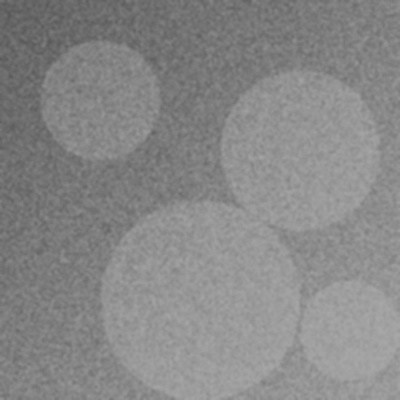
#> input picture demo_images/badquality.jpg, 400 x 400 px
$ python histogram_equalization.py
#> lines starting #> are read from the running program, lines starting #| are printed output that depends on the picture
import cv2 as cv
import numpy as np
import matplotlib.pyplot as plt
import os

def histogram_equal():
    # تحديد مسار الصورة وقراءتها بتدرج الرمادي
    root = os.getcwd()
    image_path = os.path.join(root, 'demo_images', 'badquality.jpg')
    image = cv.imread(image_path, 0)  # 0 تعني قراءة الصورة كـ Grayscale
#> image is the input picture: shape (400, 400); min 86, max 169, mean 135.7

    if image is None:
        print(f"[ERROR] Could not load image from: {image_path}")
        print("Please place a 'badquality.jpg' image inside the 'demo_images' folder.")
        return

    # ==========================================
    # 1. الصورة الأصلية (Original Image)
    # ==========================================
    hist = cv.calcHist([image], [0], None, [256], [0, 256])
#> hist = 256 values, max 4166 at index 153, min 0 at index 0, mean 625
    cdf = hist.cumsum()                                    # حساب الدالة التراكمية
#> cdf = 256 values from 0 to 160000
    cdf_norm = cdf * float(hist.max()) / cdf.max()        # تطبيع الدالة لتتناسب مع الرسم
#> cdf_norm = 256 values from 0 to 4166

    fig = plt.figure(figsize=(14, 7))
    fig.suptitle('Histogram Equalization Comparison', fontsize=14, fontweight='bold')

    # عرض الصورة الأصلية
    ax1 = plt.subplot(2, 3, 1)
    ax1.imshow(image, cmap='gray')
    ax1.set_title('Original Image')
    ax1.axis('off')

    # عرض المدرج التكراري للصورة الأصلية
    ax4 = plt.subplot(2, 3, 4)
    ax4.plot(hist, color='black', label='Histogram')
    ax4.plot(cdf_norm, color='blue', label='CDF')
    ax4.set_title('Original Histogram')
    ax4.set_xlabel('Pixel Intensity')
    ax4.set_ylabel('Number of Pixels')
    ax4.legend()
    ax4.set_xlim([0, 256])

    # ==========================================
    # 2. التسوية العادية (Global Histogram Equalization)
    # ==========================================
    equalize_image = cv.equalizeHist(image)
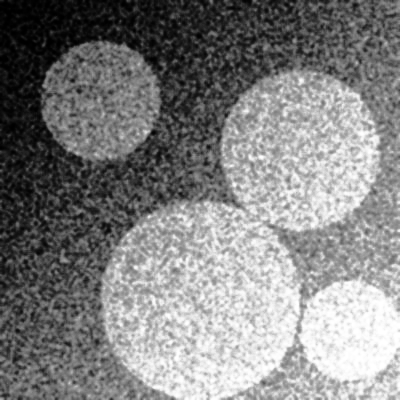
#> equalize_image: shape (400, 400); min 0, max 255, mean 129.7

    eq_hist = cv.calcHist([equalize_image], [0], None, [256], [0, 256])
#> eq_hist = 256 values, max 4166 at index 213, min 0 at index 5, mean 625
    eq_cdf = eq_hist.cumsum()
#> eq_cdf = 256 values from 292 to 160000
    eq_cdf_norm = eq_cdf * float(eq_hist.max()) / eq_cdf.max()
#> eq_cdf_norm = 256 values from 7.6 to 4166

    # عرض الصورة بعد التسوية العادية
    ax2 = plt.subplot(2, 3, 2)
    ax2.imshow(equalize_image, cmap='gray')
    ax2.set_title('Global Equalization')
    ax2.axis('off')

    # عرض المدرج التكراري بعد التسوية العادية
    ax5 = plt.subplot(2, 3, 5)
    ax5.plot(eq_hist, color='black', label='Histogram')
    ax5.plot(eq_cdf_norm, color='blue', label='CDF')
    ax5.set_title('Equalized Histogram')
    ax5.set_xlabel('Pixel Intensity')
    ax5.set_ylabel('Number of Pixels')
    ax5.legend()
    ax5.set_xlim([0, 256])

    # ==========================================
    # 3. التسوية التكيفية (CLAHE)
    # ==========================================
    # إنشاء كائن CLAHE بحد أقصى 5 للتباين، وشبكة 8x8
    clahe_obj = cv.createCLAHE(clipLimit=5.0, tileGridSize=(8, 8))
    clahe_image = clahe_obj.apply(image)
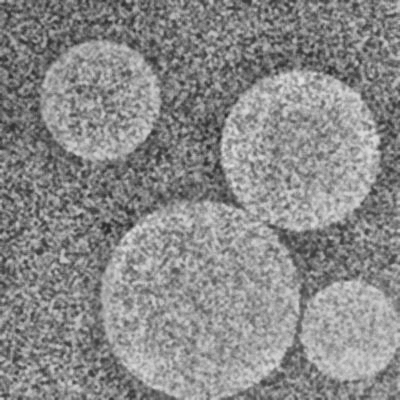
#> clahe_image: shape (400, 400); min 41, max 226, mean 137.6

    clahe_hist = cv.calcHist([clahe_image], [0], None, [256], [0, 256])
#> clahe_hist = 256 values, max 1783 at index 146, min 0 at index 0, mean 625
    clahe_cdf = clahe_hist.cumsum()
#> clahe_cdf = 256 values from 0 to 160000
    clahe_cdf_norm = clahe_cdf * float(clahe_hist.max()) / clahe_cdf.max()
#> clahe_cdf_norm = 256 values from 0 to 1783

    # عرض صورة CLAHE
    ax3 = plt.subplot(2, 3, 3)
    ax3.imshow(clahe_image, cmap='gray')
    ax3.set_title('CLAHE')
    ax3.axis('off')

    # عرض المدرج التكراري لـ CLAHE
    ax6 = plt.subplot(2, 3, 6)
    ax6.plot(clahe_hist, color='black', label='Histogram')
    ax6.plot(clahe_cdf_norm, color='blue', label='CDF')
    ax6.set_title('CLAHE Histogram')
    ax6.set_xlabel('Pixel Intensity')
    ax6.set_ylabel('Number of Pixels')
    ax6.legend()
    ax6.set_xlim([0, 256])

    plt.tight_layout()

    # حفظ النتيجة كصورة وفتحها تلقائياً
    output_path = os.path.join(root, 'result.png')
    plt.savefig(output_path, dpi=150, bbox_inches='tight')
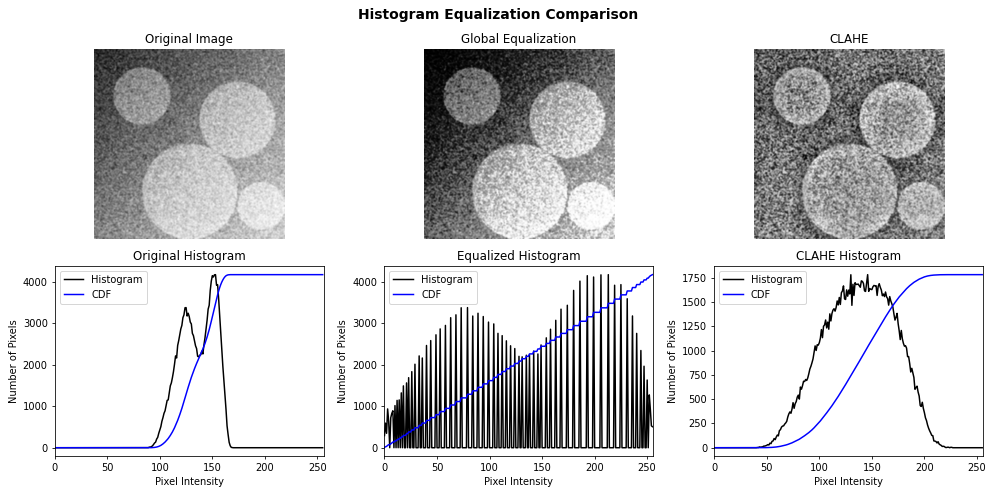
#> figure drawn by matplotlib, 6 panels; panel 2: curve peaks at x = 153, y = 4166; panel 2: curve peaks at x = 169, y = 4166; panel 4: curve peaks at x = 213, y = 4166; panel 4: curve peaks at x = 255, y = 4166
    plt.show()
    print(f"Result saved to: {output_path}")

    # فتح الصورة تلقائياً بمشاهد الصور الافتراضي
    import subprocess
    subprocess.Popen(['start', output_path], shell=True)


if __name__ == '__main__':
    histogram_equal()
